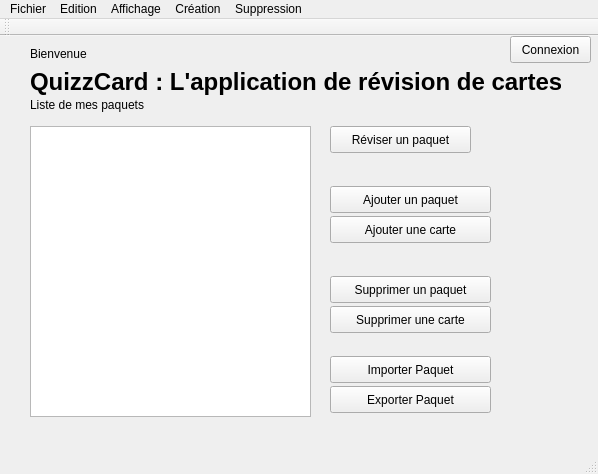
<?xml version="1.0" encoding="UTF-8"?>
<ui version="4.0">
 <class>MainWindow</class>
 <widget class="QMainWindow" name="MainWindow">
  <property name="geometry">
   <rect>
    <x>0</x>
    <y>0</y>
    <width>598</width>
    <height>474</height>
   </rect>
  </property>
  <property name="windowTitle">
   <string>MainWindow</string>
  </property>
  <widget class="QWidget" name="centralWidget">
   <widget class="QLabel" name="label">
    <property name="geometry">
     <rect>
      <x>30</x>
      <y>20</y>
      <width>531</width>
      <height>51</height>
     </rect>
    </property>
    <property name="font">
     <font>
      <pointsize>18</pointsize>
      <weight>75</weight>
      <bold>true</bold>
     </font>
    </property>
    <property name="text">
     <string>QuizzCard : L'application de révision de cartes</string>
    </property>
   </widget>
   <widget class="QListWidget" name="liste_Paquets">
    <property name="geometry">
     <rect>
      <x>30</x>
      <y>90</y>
      <width>281</width>
      <height>291</height>
     </rect>
    </property>
   </widget>
   <widget class="QLabel" name="label_2">
    <property name="geometry">
     <rect>
      <x>30</x>
      <y>60</y>
      <width>151</width>
      <height>17</height>
     </rect>
    </property>
    <property name="text">
     <string>Liste de mes paquets</string>
    </property>
   </widget>
   <widget class="QPushButton" name="reviser">
    <property name="geometry">
     <rect>
      <x>330</x>
      <y>90</y>
      <width>141</width>
      <height>27</height>
     </rect>
    </property>
    <property name="text">
     <string>Réviser un paquet</string>
    </property>
   </widget>
   <widget class="QPushButton" name="supprPaquet">
    <property name="geometry">
     <rect>
      <x>330</x>
      <y>240</y>
      <width>161</width>
      <height>27</height>
     </rect>
    </property>
    <property name="text">
     <string>Supprimer un paquet</string>
    </property>
   </widget>
   <widget class="QPushButton" name="ajoutPaquet">
    <property name="geometry">
     <rect>
      <x>330</x>
      <y>150</y>
      <width>161</width>
      <height>27</height>
     </rect>
    </property>
    <property name="text">
     <string>Ajouter un paquet</string>
    </property>
   </widget>
   <widget class="QPushButton" name="ajoutCarte">
    <property name="geometry">
     <rect>
      <x>330</x>
      <y>180</y>
      <width>161</width>
      <height>27</height>
     </rect>
    </property>
    <property name="text">
     <string>Ajouter une carte</string>
    </property>
   </widget>
   <widget class="QPushButton" name="supprCarte">
    <property name="geometry">
     <rect>
      <x>330</x>
      <y>270</y>
      <width>161</width>
      <height>27</height>
     </rect>
    </property>
    <property name="text">
     <string>Supprimer une carte</string>
    </property>
   </widget>
   <widget class="QPushButton" name="connexion">
    <property name="geometry">
     <rect>
      <x>510</x>
      <y>0</y>
      <width>81</width>
      <height>27</height>
     </rect>
    </property>
    <property name="text">
     <string>Connexion</string>
    </property>
   </widget>
   <widget class="QPushButton" name="import_2">
    <property name="geometry">
     <rect>
      <x>330</x>
      <y>320</y>
      <width>161</width>
      <height>27</height>
     </rect>
    </property>
    <property name="text">
     <string>Importer Paquet</string>
    </property>
   </widget>
   <widget class="QPushButton" name="export_2">
    <property name="geometry">
     <rect>
      <x>330</x>
      <y>350</y>
      <width>161</width>
      <height>27</height>
     </rect>
    </property>
    <property name="text">
     <string>Exporter Paquet</string>
    </property>
   </widget>
   <widget class="QLabel" name="label_3">
    <property name="geometry">
     <rect>
      <x>30</x>
      <y>10</y>
      <width>61</width>
      <height>16</height>
     </rect>
    </property>
    <property name="text">
     <string>Bienvenue :</string>
    </property>
   </widget>
   <widget class="QLabel" name="label_4">
    <property name="geometry">
     <rect>
      <x>90</x>
      <y>10</y>
      <width>61</width>
      <height>16</height>
     </rect>
    </property>
    <property name="text">
     <string/>
    </property>
   </widget>
  </widget>
  <widget class="QMenuBar" name="menuBar">
   <property name="geometry">
    <rect>
     <x>0</x>
     <y>0</y>
     <width>598</width>
     <height>21</height>
    </rect>
   </property>
   <widget class="QMenu" name="menuFichier">
    <property name="title">
     <string>Fichier</string>
    </property>
    <addaction name="actionConnexion"/>
    <addaction name="actionQuitter"/>
   </widget>
   <widget class="QMenu" name="menuEdition">
    <property name="title">
     <string>Edition</string>
    </property>
    <addaction name="actionImporter"/>
    <addaction name="actionExporter"/>
   </widget>
   <widget class="QMenu" name="menuAjouts">
    <property name="title">
     <string>Création</string>
    </property>
    <addaction name="actionAjouter_un_paquet"/>
    <addaction name="actionAjouter_une_carte"/>
   </widget>
   <widget class="QMenu" name="menuSuppression">
    <property name="title">
     <string>Suppression</string>
    </property>
    <addaction name="actionSupprimession_paquet"/>
    <addaction name="actionSuppression_carte"/>
   </widget>
   <widget class="QMenu" name="menuAffichage">
    <property name="title">
     <string>Affichage</string>
    </property>
    <addaction name="actionAffichage_statistiques"/>
   </widget>
   <addaction name="menuFichier"/>
   <addaction name="menuEdition"/>
   <addaction name="menuAffichage"/>
   <addaction name="menuAjouts"/>
   <addaction name="menuSuppression"/>
  </widget>
  <widget class="QToolBar" name="mainToolBar">
   <attribute name="toolBarArea">
    <enum>TopToolBarArea</enum>
   </attribute>
   <attribute name="toolBarBreak">
    <bool>false</bool>
   </attribute>
  </widget>
  <widget class="QStatusBar" name="statusBar"/>
  <action name="actionImporter">
   <property name="checkable">
    <bool>false</bool>
   </property>
   <property name="text">
    <string>Importer</string>
   </property>
  </action>
  <action name="actionExporter">
   <property name="checkable">
    <bool>false</bool>
   </property>
   <property name="text">
    <string>Exporter</string>
   </property>
  </action>
  <action name="actionAjouter_un_paquet">
   <property name="checkable">
    <bool>false</bool>
   </property>
   <property name="text">
    <string>Ajouter un paquet</string>
   </property>
  </action>
  <action name="actionAjouter_une_carte">
   <property name="checkable">
    <bool>false</bool>
   </property>
   <property name="text">
    <string>Ajouter une carte</string>
   </property>
  </action>
  <action name="actionSupprimession_paquet">
   <property name="checkable">
    <bool>false</bool>
   </property>
   <property name="text">
    <string>Supprimession paquet</string>
   </property>
  </action>
  <action name="actionSuppression_carte">
   <property name="checkable">
    <bool>false</bool>
   </property>
   <property name="text">
    <string>Suppression carte</string>
   </property>
  </action>
  <action name="actionConnexion">
   <property name="checkable">
    <bool>false</bool>
   </property>
   <property name="text">
    <string>Se connecter</string>
   </property>
  </action>
  <action name="actionQuitter">
   <property name="checkable">
    <bool>false</bool>
   </property>
   <property name="text">
    <string>Quitter</string>
   </property>
  </action>
  <action name="actionAffichage_statistiques">
   <property name="checkable">
    <bool>false</bool>
   </property>
   <property name="text">
    <string>Affichage statistiques</string>
   </property>
  </action>
 </widget>
 <layoutdefault spacing="6" margin="11"/>
 <resources/>
 <connections/>
</ui>
